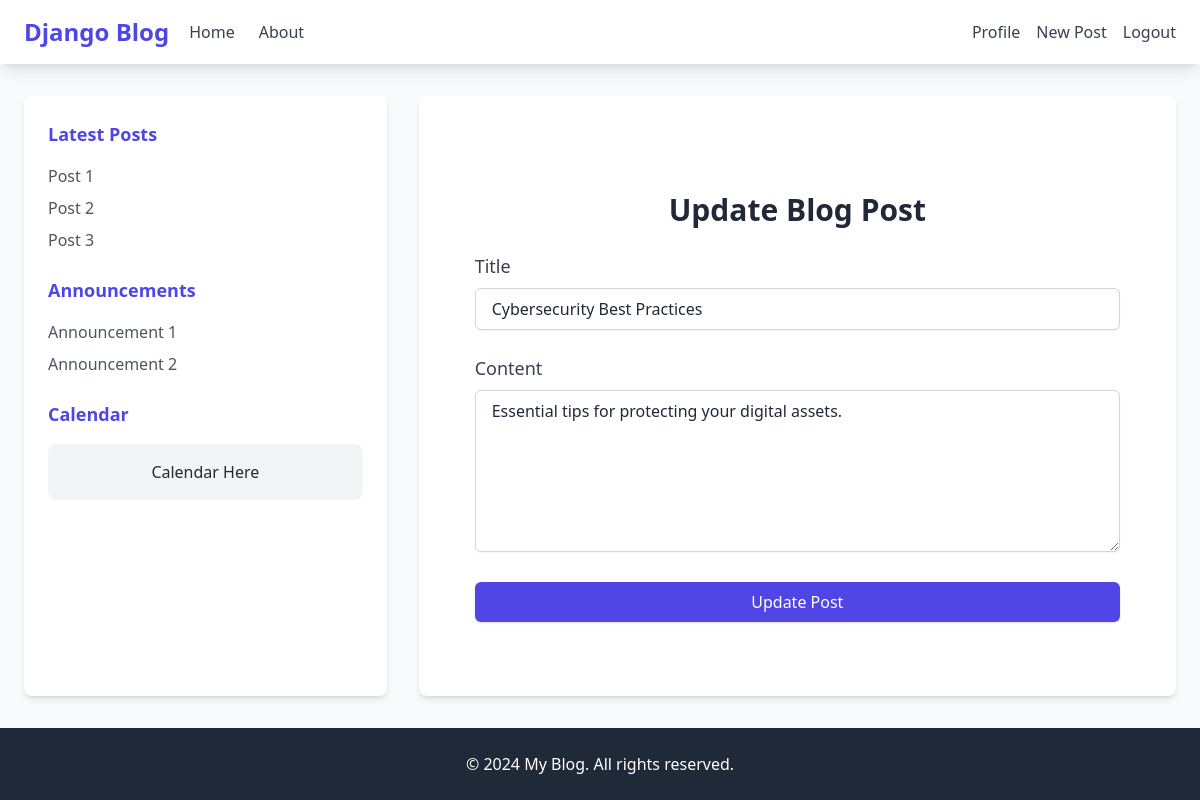
The app's page /post/14/edit/ (signed in) with its own data.
### post/models.py (models this page shows)
class Article(models.Model):
    title = models.CharField(max_length=255)  # Title of the article
    content = models.TextField()              # Content of the article
    date = models.DateField(default=timezone.now)  # Date of publication
    author = models.ForeignKey(User, on_delete=models.CASCADE)  # Author of the article

### blog/views.py (the view)
# urls.py: path('post/<int:id>/edit/', views.update_post, name='update_post'),  # Route for updating a post
@login_required
def update_post(request, id):
    post = get_object_or_404(Post, id=id)
    if post.author != request.user:
        return HttpResponseForbidden("You are not allowed to edit this post.")
    if request.method == 'POST':
        post.title = request.POST['title']
        post.content = request.POST['content']
        post.save()
        return redirect('post_detail', id=post.id)
    return render(request, 'post_update_form.html', {'post': post})

### templates/post_update_form.html (shortened to what this page needs)
{% extends 'base.html' %}
{% block content %}
<div class="max-w-4xl mx-auto mt-10 p-8 bg-white rounded-lg">
    <h2 class="text-3xl font-semibold text-center text-gray-800 mb-6">Update Blog Post</h2>
    <form method="POST">
        <div class="mb-6">
            <label for="title" class="block text-lg font-medium text-gray-700">Title</label>
            <input type="text" id="title" name="title" value="{{ post.title }}" required
                class="w-full px-4 py-2 mt-2 border border-gray-300 rounded-md shadow-sm focus:ring-indigo-500 focus:border-indigo-500" />
        </div>
        <div class="mb-6">
            <label for="content" class="block text-lg font-medium text-gray-700">Content</label>
            <textarea id="content" name="content" rows="6" required
                class="w-full px-4 py-2 mt-2 border border-gray-300 rounded-md shadow-sm focus:ring-indigo-500 focus:border-indigo-500">{{ post.content }}</textarea>
        </div>
        <button type="submit"
            class="w-full bg-indigo-600 text-white py-2 px-4 rounded-md shadow hover:bg-indigo-700 focus:outline-none focus:ring-2 focus:ring-indigo-500 focus:ring-offset-2 transition duration-200">
            Update Post
        </button>
    </form>
</div>
{% endblock %}

### templates/base.html (style rules this page uses)
body { display: flex; flex-direction: column; min-height: 100vh; }

### records on screen
Article: title "Cybersecurity Best Practices", content "Essential tips for protecting your digital assets."
